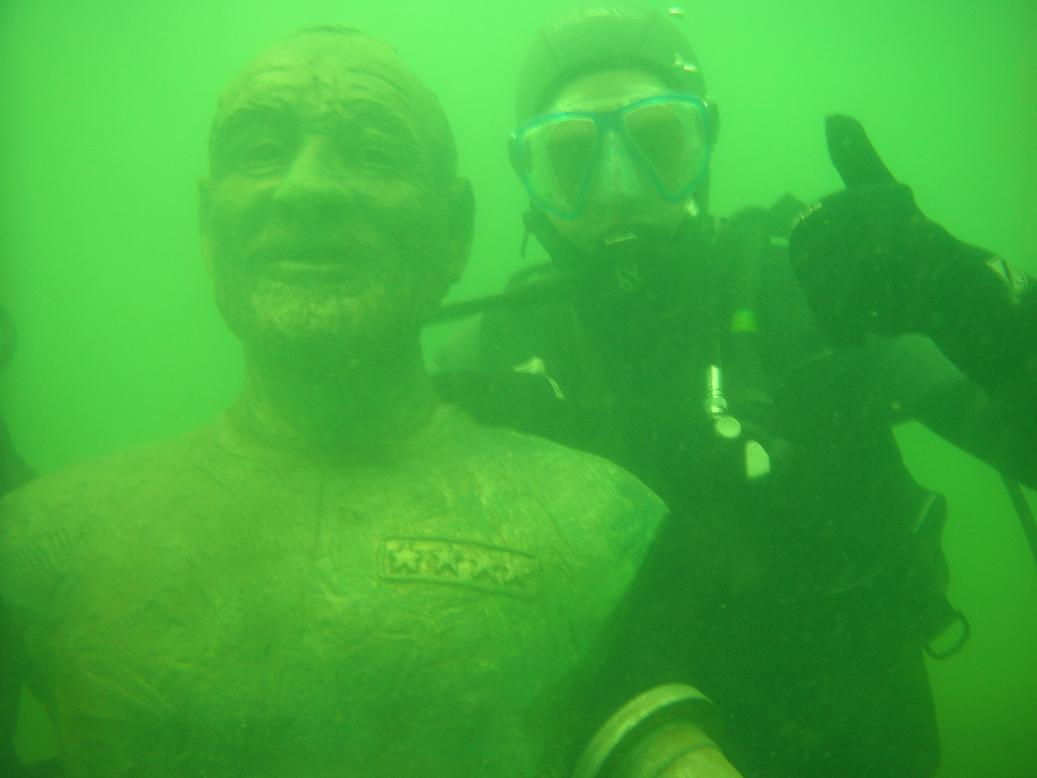
%> input picture Fusion/2.jpg, 1037 x 778 px
$ octave --eval "result = UIQM(imread('../Fusion/2.jpg'));"   (GNU Octave 9; MATLAB toolbox functions it lacks are replaced by stand-ins)
%> lines starting %> are read from the running program, lines starting %| are printed output that depends on the picture
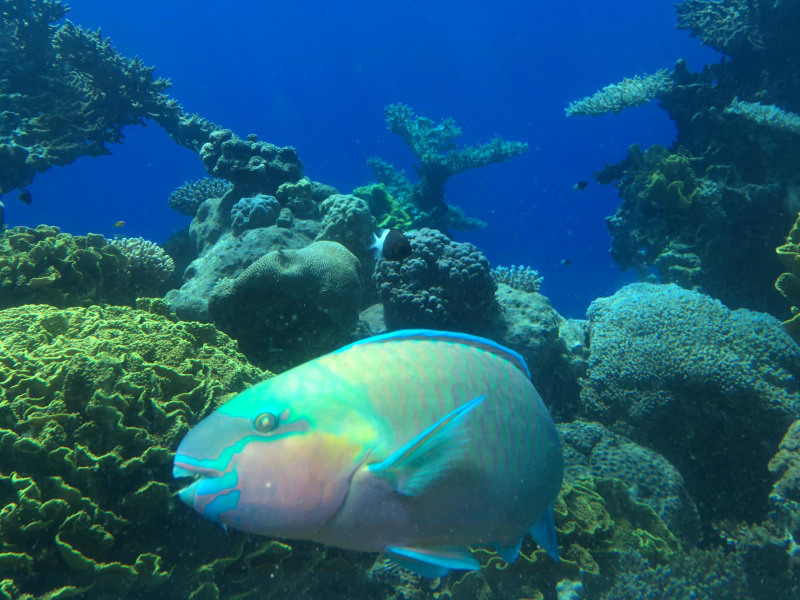
%> input picture LCMCT/input_images/1.jpg, 1600 x 1200 px (shown at 1/2 size)
%> in UIQM, im is the input picture: size 1200x1600x3 uint8; mean R, G, B 29.7, 92.9, 118.5
### Fusion/SimplestColorBalance.m
function outval = SimplestColorBalance(im_org)
num = 255;
% SimplestColorBalance(im_orig, satLevel)
% Performs color balancing via histogram normalization.
% satLevel controls the percentage of pixels to clip to white and black.
% Set plot = 0 or 1 to turn diagnostic plots on or off.
if ndims(im_org) == 3

    R = sum(sum(im_org(:,:,1)));
%> R = 57102643
    G = sum(sum(im_org(:,:,2)));
%> G = 178352242
    B = sum(sum(im_org(:,:,3)));
%> B = 227473581
    Max = max([R, G, B]);
%> Max = 227473581
    ratio = [Max / R, Max / G, Max / B];
%> ratio = [3.98 1.28 1]

    satLevel1 = 0.005 * ratio;
%> satLevel1 = [0.0199 0.00638 0.005]
    satLevel2 = 0.005 * ratio;
%> satLevel2 = [0.0199 0.00638 0.005]

    [m, n, p] = size(im_org);
    imRGB_orig = zeros(p, m * n);
    for i = 1 : p
        imRGB_orig(i, :) = reshape(double(im_org(:, :, i)), [1, m * n]);
        %imRGB_orig(i, :) = imRGB_orig(i, :) / max(imRGB_orig(i, :)) * 255;
    end
else

    satLevel1 = 0.001;
    satLevel2 = 0.005;
    [m, n] = size(im_org);
    p = 1;
    imRGB_orig = reshape(double(im_org), [1, m * n]);
    %imRGB_orig = imRGB_orig / max(imRGB_orig) * 255;
end
% full width histogram method
% percentage of the image to saturate to black or white, tweakable param
imRGB = zeros(size(imRGB_orig));
for ch = 1 : p
    q = [satLevel1(ch), 1 - satLevel2(ch)];
    tiles = quantile(imRGB_orig(ch, :), q);
    temp = imRGB_orig(ch, :);
    temp(find(temp < tiles(1))) = tiles(1);
    temp(find(temp > tiles(2))) = tiles(2);
    imRGB(ch, :) = temp;
    bottom = min(imRGB(ch, :));
    top = max(imRGB(ch, :));
    imRGB(ch, :) = (imRGB(ch, :) - bottom) * num / (top - bottom);
end
%> this loop made 3 passes
%> (q, bottom, top) on passes 1 to 3: ([0.0199 0.98], 0, 159), ([0.00638 0.994], 38, 254), ([0.005 0.995], 36, 229)
if ndims(im_org) == 3
    outval = zeros(size(im_org));
    for i = 1 : p
        outval(:, :, i) = reshape(imRGB(i, :), [m, n]);
    end
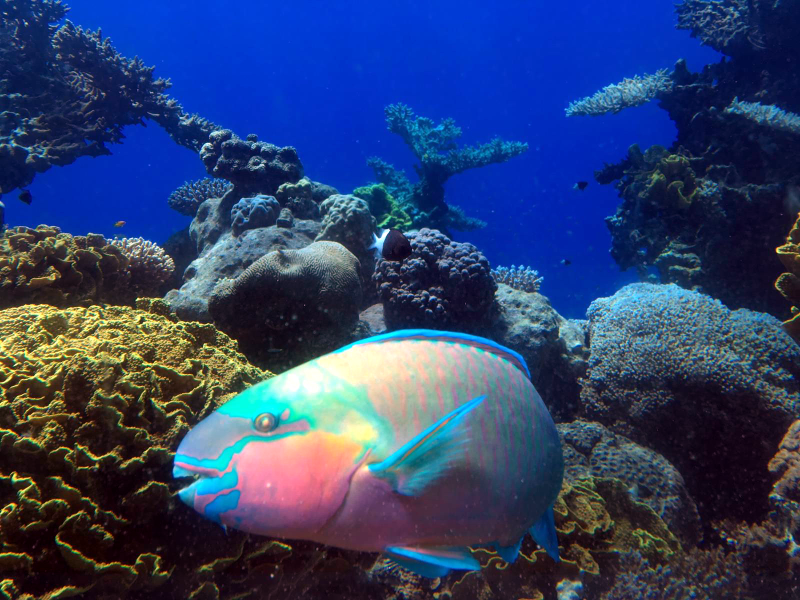
%> outval: size 1200x1600x3 double (shown at 1/2 size); mean R, G, B 47.1, 64.8, 108.9
else
    outval = reshape(imRGB, [m, n]);
end
outval = uint8(outval);
%> outval: size 1200x1600x3 uint8
%> (the rest of the program and of its run is left out)
